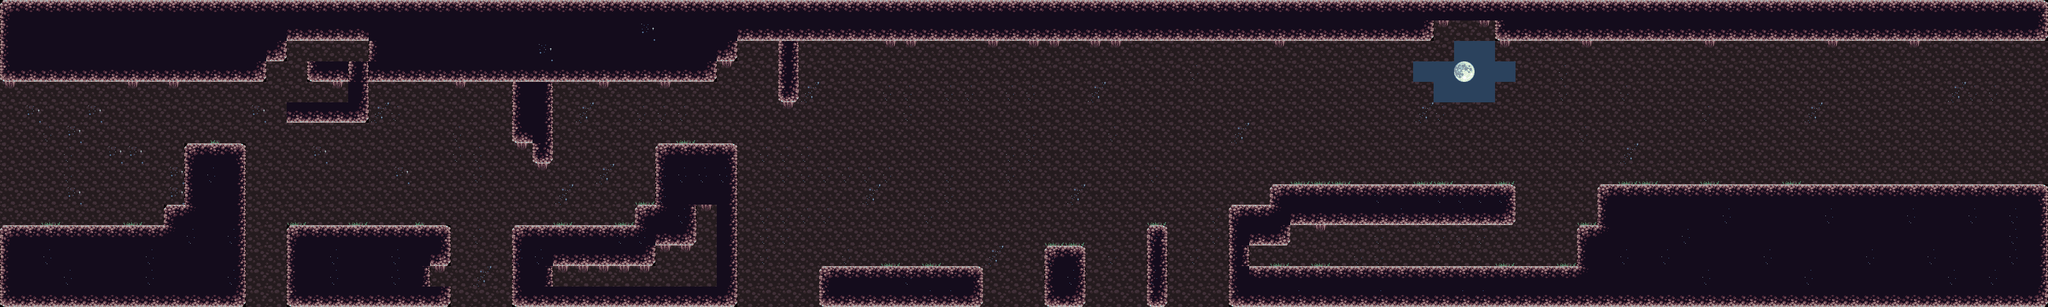

The image is a tile-based game level rendered from a .tmx file. Its description and source (layers, tilesets, objects; grid data summarised) follow:
An orthogonal 100x15 tile map with 32x32 px tiles, 3 tile layers (back, main, fore).

<map version="1.0" tiledversion="1.1.1" orientation="orthogonal" renderorder="right-down" width="100" height="15" tilewidth="32" tileheight="32" infinite="0" nextobjectid="1">
 <tileset firstgid="1" source="cave.tsx" />
 <layer name="back" width="100" height="15">
  <data>[1500 cells, 888 non-empty, 2 distinct tile ids]</data>
 </layer>
 <layer name="main" width="100" height="15">
  <data>[1500 cells, 646 non-empty, 14 distinct tile ids]</data>
 </layer>
 <layer name="fore" width="100" height="15">
  <data>[1500 cells, 217 non-empty, 8 distinct tile ids]</data>
 </layer>
</map>